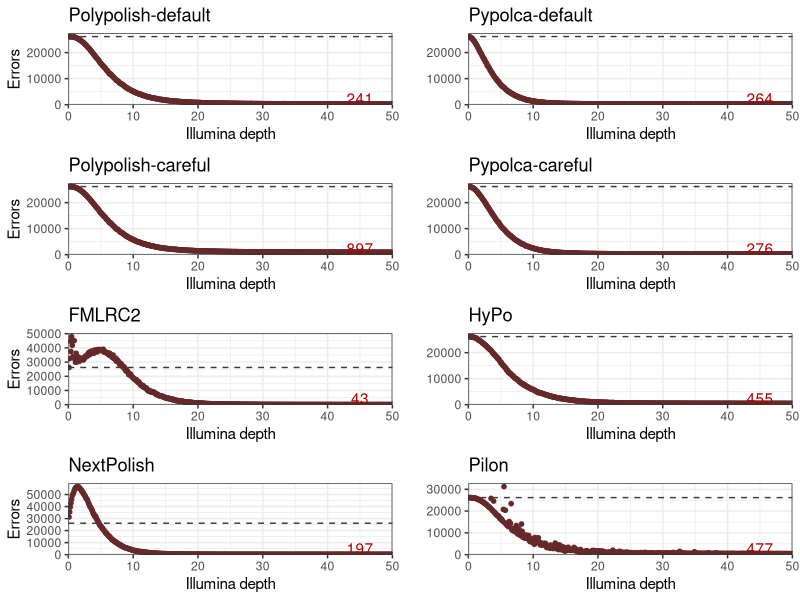

The R source for this figure:
## ---- chunk 1
library(tidyverse)
library(knitr)
library(readr)
library(dplyr)
library(cowplot)

plot_dir <- "plots"
dir.create(plot_dir)

opts_chunk$set(dpi=300, fig.path='plots/', echo=TRUE, dev=c('png','pdf'), warning=FALSE, message=FALSE)
pdf.options(useDingbats = FALSE)
## ---- chunk 2
per_genome_results <- read_delim("results.tsv", delim = "\t", escape_double = FALSE, trim_ws = TRUE)
colnames(per_genome_results) <- c("genome", "depth", "polishing", "errors")
per_genome_results$depth <- as.numeric(per_genome_results$depth)
per_genome_results <- per_genome_results %>% pivot_wider(names_from = polishing, values_from = errors)

per_genome_results <- per_genome_results %>%
  mutate(before_polish = case_when(
    genome == "ATCC_10708_Salmonella_enterica" ~ 4132,
    genome == "ATCC_14035_Vibrio_cholerae" ~ 4664,
    genome == "ATCC_17802_Vibrio_parahaemolyticus" ~ 4202,
    genome == "ATCC_19119_Listeria_ivanovii" ~ 936,
    genome == "ATCC_25922_Escherichia_coli" ~ 5510,
    genome == "ATCC_33560_Campylobacter_jejuni" ~ 2538,
    genome == "ATCC_35221_Campylobacter_lari" ~ 2739,
    genome == "ATCC_35897_Listeria_welshimeri" ~ 668,
    genome == "ATCC_BAA-679_Listeria_monocytogenes" ~ 795))
## ---- chunk 3
introduced <- per_genome_results
introduced$Polypolish_introduced <- ifelse(introduced$Polypolish - introduced$before_polish > 0, TRUE, FALSE)
introduced$`Polypolish-careful_introduced` <- ifelse(introduced$`Polypolish-careful` - introduced$before_polish > 0, TRUE, FALSE)
introduced$pypolca_introduced <- ifelse(introduced$pypolca - introduced$before_polish > 0, TRUE, FALSE)
introduced$`pypolca-careful_introduced` <- ifelse(introduced$`pypolca-careful` - introduced$before_polish > 0, TRUE, FALSE)
introduced$HyPo_introduced <- ifelse(introduced$HyPo - introduced$before_polish > 0, TRUE, FALSE)
introduced$FMLRC2_introduced <- ifelse(introduced$FMLRC2 - introduced$before_polish > 0, TRUE, FALSE)
introduced$NextPolish_introduced <- ifelse(introduced$NextPolish - introduced$before_polish > 0, TRUE, FALSE)
introduced$Pilon_introduced <- ifelse(introduced$Pilon - introduced$before_polish > 0, TRUE, FALSE)


total_results <- introduced %>%
  group_by(depth) %>%
  summarise(before_polish = sum(before_polish),
            polypolish_errors = sum(Polypolish),
            polypolish_introduced = any(Polypolish_introduced),
            polypolish_careful_errors = sum(`Polypolish-careful`),
            polypolish_careful_introduced = any(`Polypolish-careful_introduced`),
            pypolca_errors = sum(pypolca),
            pypolca_introduced = any(pypolca_introduced),
            pypolca_careful_errors = sum(`pypolca-careful`),
            pypolca_careful_introduced = any(`pypolca-careful_introduced`),
            hypo_errors = sum(HyPo),
            hypo_introduced = any(HyPo_introduced),
            fmlrc2_errors = sum(FMLRC2),
            fmlrc2_introduced = any(FMLRC2_introduced),
            nextpolish_errors = sum(NextPolish),
            nextpolish_introduced = any(NextPolish_introduced),
            pilon_errors = sum(Pilon),
            pilon_introduced = any(Pilon_introduced))
## ---- chunk 4
plot_full_range <- function(column_name, polisher_name, no_x = FALSE, no_y = FALSE) {
  mean_40_and_up <- total_results %>% filter(depth >= 40.0) %>% summarise(median(!!sym(column_name)))
  mean_40_and_up <- mean_40_and_up[[1]]

  introduced_column <- gsub("_errors", "_introduced", column_name)
  max_y <- max(total_results[[column_name]], na.rm = TRUE) * 1.05
  p <- ggplot(total_results, aes(x=depth,y=!!sym(column_name),colour=!!sym(introduced_column) )) +
    geom_hline(yintercept = 26185, color="#3A3A3A", linetype = "dashed") +
    geom_point(size = 1.25, colour = "#662929") +
    annotate("text", label=mean_40_and_up, x=45, y=max_y/11, colour="#AF0000", lineheight = 0.9) +
    theme_bw() + theme(legend.position = "none") +
    scale_x_continuous(limits = c(0, 50), expand = c(0, 0)) +
    scale_y_continuous(limits = c(0, max_y), expand = c(0, 0)) +
    labs(title=polisher_name, x="Illumina depth", y="Errors")
  if (no_x) {
    p <- p + theme(axis.title.x=element_blank(), axis.text.x=element_blank(), axis.ticks.x=element_blank())
  }
  if (no_y) {
    p <- p + theme(axis.title.y=element_blank())
  }
  return(p)
}

p1 <- plot_full_range("polypolish_errors", "Polypolish-default", FALSE, FALSE)
p2 <- plot_full_range("pypolca_errors", "Pypolca-default", FALSE, TRUE)
p3 <- plot_full_range("polypolish_careful_errors", "Polypolish-careful", FALSE, FALSE)
p4 <- plot_full_range("pypolca_careful_errors", "Pypolca-careful", FALSE, TRUE)
p5 <- plot_full_range("fmlrc2_errors", "FMLRC2", FALSE, FALSE)
p6 <- plot_full_range("hypo_errors", "HyPo", FALSE, TRUE)
p7 <- plot_full_range("nextpolish_errors", "NextPolish", FALSE, FALSE)
p8 <- plot_full_range("pilon_errors", "Pilon", FALSE, TRUE)

jpeg(file = paste(plot_dir, "low_quality_draft.jpeg", sep = "/" ), units = "in",
     width = 10,
     height = 12, bg = "transparent", res = 600)

plot_grid(p1, p2, p3, p4, p5, p6, p7, p8, nrow=4, align = 'hv')
dev.off()
